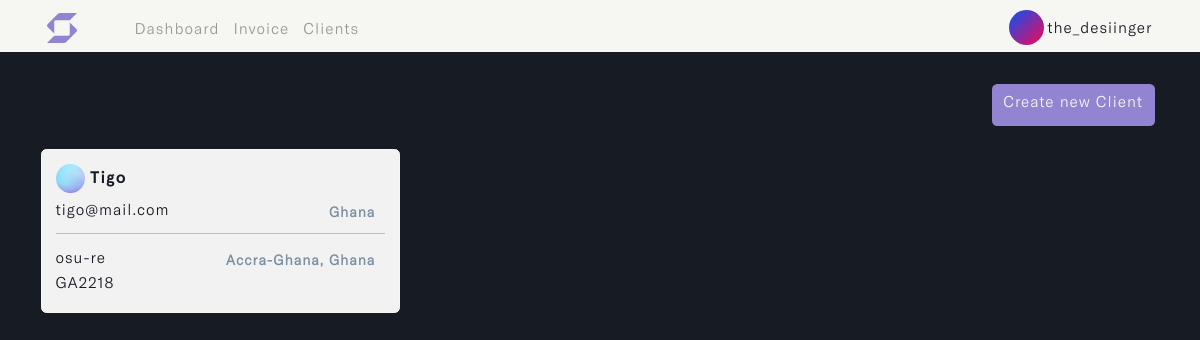
The page /clients (signed in) on the database its author committed.
### user/models.py (models this page shows)
class Profile(models.Model):
    user = models.OneToOneField(User, on_delete=models.CASCADE, blank=True, null=True)
    name = models.CharField(max_length=255, unique=True)
    username = models.CharField(max_length=255, unique=True)
    email = models.EmailField(max_length=255, unique=True)
    updated_time_stamp = models.DateTimeField(auto_now=True)
    created_time_stamp = models.DateTimeField(auto_now_add=True)
    id = models.UUIDField(default=uuid.uuid4, primary_key=True, unique=True, editable=False)
    def __str__(self):
        return self.username

### invoice/models.py (models this page shows, shortened)
class Client(models.Model):
    account_owner = models.ForeignKey(Profile, on_delete=models.CASCADE)
    name = models.CharField(max_length=50, unique=True)
    address = models.CharField(max_length=255, default='...')
    country = models.CharField(max_length=50)
    email = models.EmailField(max_length=100, unique=True, default='...')
    phone_number = models.IntegerField(null=True, blank=True, default='(xxx)xxx-xxxx')
    city_state = models.CharField(max_length=50)
    postal_code = models.CharField(max_length=30, default='...')
    client_avatar = models.ImageField(null=True, blank=True, upload_to='client_avatar/', default='emil-kowalski.png')
    updated_time_stamp = models.DateTimeField(auto_now=True)
    created_time_stamp = models.DateTimeField(auto_now_add=True)
    id = models.UUIDField(default=uuid.uuid4, primary_key=True, unique=True, editable=False)
    @property
    def imageURL(self):
        try:
            url = self.client_avatar.url
        except:
            url = ''
        return url
    class Meta:
        ordering = ['-updated_time_stamp']

### invoice/views.py (the view, shortened to what this page needs)
# urls.py: path('clients', views.create_client, name='clients'),
@login_required(login_url='login')
def create_client(request):
    profile = request.user.profile
    clients = profile.client_set.all()
    form = ClientCreationForm()
    default_clientImg = "https://swift-bill-bucket.s3.amazonaws.com/emil-kowalski.png"
    context = {'form': form, 'clients': clients, 'clientImg': default_clientImg}
    return render(request, 'invoice/client.html', context)

### invoice/templates/invoice/client.html (shortened to what this page needs)
{% load static %}
{% load humanize %}
<!DOCTYPE html>
<html lang="en" class="js has-scroll-init has-scroll-smooth">
  <head>
    <link rel="stylesheet" href="{% static '/css/bootstrap.min.css' %}" />
    <link rel="stylesheet" href="{% static '/css/client.css' %}" />
  </head>
  <body
    id="pageTop"
    class="page-content"
    data-spy="scroll"
    data-target="#mainNav"
  >
    {% include 'invoice/nav.html' %}
    <main>
      <div data-scroll class="page page--layout-2" id="main">
        <div id="client--hero">
          <div class="container">
            <div class="client--intro">
              {% if clients %}
              <div id="clients_">
                <h6>
                  <a
                    href="#"
                    class="btn"
                    id="save_btn"
                    data-bs-toggle="offcanvas"
                    data-bs-target="#offcanvasRight"
                    aria-controls="offcanvasRight"
                  >
                    Create new Client
                  </a>
                </h6>
                <div class="row">
                  {% for client in clients %}
                  <div class="col-md-4">
                    <a href="{% url 'client-details' client.id %}">
                      <div class="card">
                        <div class="card-body">
                          <div id="client--container">
                            <h4>
                              {% if client.imageURL != clientImg %}
                              <img
                                src="{{client.imageURL}}"
                                src="{% static '/images/emil-kowalski.png' %}"
                                class="img-fluid rounded-circle"
                                id="avatar-img"
                                alt="avatar-img"
                              />
                              {% endif %}
                              {{client.name}}
                            </h4>
                            <h5>
                              {{client.email | truncatechars:25}}
                              <span class="badge" id="location">
                                {{client.country}}
                              </span>
                            </h5>
                            <hr id="divider--line" />
                            <h5>
                              {{client.address | truncatechars:25}}
                              <span class="badge"
                                >{{client.city_state}}, {{client.country}}</span
                              >
                            </h5>
                            <h5 id="postal--code">
                              {{client.postal_code}}
                              <span class="badge">
                              </span>
                            </h5>
                          </div>
                        </div>
                      </div>
                    </a>
                  </div>
                  {% endfor %}
                </div>
              </div>
              {% endif %}
            </div>
          </div>
        </div>
      </div>
    </main>
  </body>
</html>

### invoice/templates/invoice/nav.html (shortened to what this page needs)
{% load static %}
{% load active_link_tags %}
<nav class="navbar navbar-expand-lg fixed-top menu" id="mainNav">
  <div class="container">
    <a class="navbar-brand" href="{% url 'dashboard' %}">
      <img
        src="{% static '/images/swift_logo.svg' %}"
        class="img-fluid"
        id="logo"
        alt="logo"
      />
    </a>
    <div class="collapse navbar-collapse" id="navbarSupportedContent">
      <ul class="navbar-nav me-auto mb-2 mb-lg-0 left--links">
        <li class="nav-item">
          <a
            class="nav-link {% active_link 'dashboard' %}"
            href="{% url 'dashboard' %}"
            >Dashboard</a
          >
        </li>
        <li class="nav-item">
          <a
            class="nav-link {% active_link 'invoice' %}"
            href="{% url 'invoice' %}"
            >Invoice</a
          >
        </li>
        <li class="nav-item">
          <a
            class="nav-link {% active_link 'clients' %}"
            href="{% url 'clients' %}"
            >Clients</a
          >
        </li>
      </ul>
      <ul class="navbar-nav mb-2 mb-lg-0" id="rightNav">
        <li class="nav-item dropdown">
          <a class="nav-link" href="{% url 'profile' %}">
            <img
              id="profile_img"
              src="{% static '/images/user-avatar.svg' %}"
              class="img-fluid rounded-circle"
              alt="logo"
            />
            <small>{{request.user.profile}}</small>
          </a>
        </li>
      </ul>
    </div>
  </div>
</nav>

### static/css/client.css (style rules this page uses)
*, *::after, *::before { box-sizing: border-box; margin: 0; padding: 0; }
html, body { box-sizing: border-box; font-size: 14px; margin: 0; padding: 0; width: 100%; overflow-x: hidden; background: var(--main-color); -webkit-font-smoothing: antialiased; -moz-osx-font-smoothing: grayscale; scroll-behavior: smooth; }
a { text-decoration: none; }
.page-content { --main-color: #171b23; --text-color: #f6f6f3; --header-font: "Apercu-Bold"; --text-font: "GTAmerica-Light"; }
a { text-decoration: none; color: var(--accent-color); }
#mainNav { transform: translateY(0); transition: padding-top 0.3s, padding-bottom 0.3s; padding-top: 3px; padding-bottom: 0px; background: var(--text-color); transform: translateY(0); opacity: 1; z-index: 9; width: 100vw; }
#logo { width: 35px; height: auto; margin-left: 20%; margin-top: 10%; margin-bottom: 10%; }
#profile_img { width: 35px; }
#mainNav small { font-size: 1.2rem; font-family: var(--text-font); color: var(--main-color); letter-spacing: 1px; vertical-align: middle; }
.left--links a { font-family: var(--text-font); color: #999; letter-spacing: 1px; font-size: 1.2rem; line-height: normal; }
#client--hero { margin-top: 24%; }
.client--intro h6 { font-size: 1.3rem; font-family: var(--text-font); color: #7b8fa1; letter-spacing: 1px; margin-bottom: 3%; }
#save_btn { color: var(--text-color); letter-spacing: 1px; font-family: var(--text-font); font-size: 1.2rem; background: #9384d1; transition: all 0.5s ease-in-out; margin-bottom: 2%; margin-left: 43%; }
.client--intro .card { border: 1px solid var(--text-color); background: #f7f7f7f9; margin-bottom: 3%; }
.client--intro .card h5 span { float: right; }
.client--intro .card h4 { font-size: 1.3rem; font-family: var(--header-font); color: var(--main-color); letter-spacing: 1px; text-transform: capitalize; }
.client--intro #avatar-img { width: 11%; }
.client--intro .card h5 { font-size: 1.2rem; font-family: var(--text-font); color: var(--main-color); letter-spacing: 1px; margin-bottom: 2%; }
.client--intro .card h5 span { font-size: 1.1rem; color: #7b8fa1; text-transform: capitalize; }
@media (min-width: 1200px) { #logo { width: 30px; margin-left: 20%; margin-top: 5%; margin-bottom: 5%; } }
@media (min-width: 1200px) { #mainNav small { font-size: 1.1rem; } }
@media (min-width: 1200px) { .left--links { margin-left: 4%; } }
@media (min-width: 1200px) { .left--links a { font-size: 1.1rem; } }
@media (min-width: 1200px) { #client--hero { margin-top: 7%; } }
@media (min-width: 1200px) { .client--intro h6 { font-size: 1.2rem; margin-bottom: 1%; } }
@media (min-width: 1200px) { #save_btn { font-size: 1.1rem; margin-bottom: 1%; margin-left: 85%; } }
@media (min-width: 1200px) { .client--intro .card { margin-bottom: 2%; } }
@media (min-width: 1200px) { .client--intro .card h4 { font-size: 1.2rem; } }
@media (min-width: 1200px) { .client--intro #avatar-img { width: 9%; } }
@media (min-width: 1200px) { .client--intro .card h5 { font-size: 1.1rem; } }
@media (min-width: 1200px) { .client--intro .card h5 span { font-size: 1rem; } }

### rows shown on the page
Client: imageURL (picture), name "Tigo", email "tigo@mail.com", country "Ghana", address "osu-re", city_state "Accra-Ghana", postal_code "GA2218"

### other values the page prints
{{ request.user.profile }} "the_desiinger"
